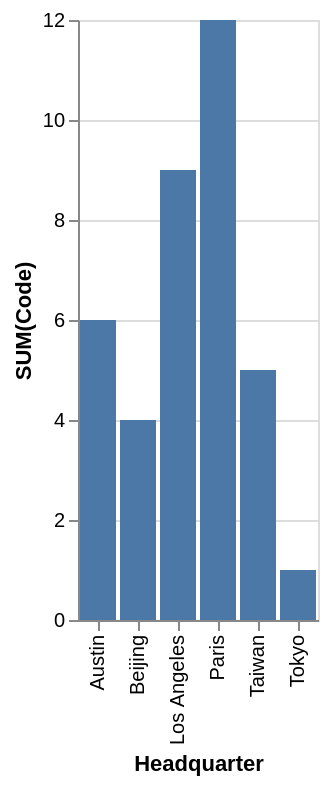

Describe this chart as a Vega-Lite specification.
### Vega-Lite specification from a JSON file in a GitHub repository (floating-point values rounded to 4 significant figures)
{"data": {"values": [{"x_data": "Austin", "y_data": 6}, {"x_data": "Beijing", "y_data": 4}, {"x_data": "Los Angeles", "y_data": 9}, {"x_data": "Paris", "y_data": 12}, {"x_data": "Taiwan", "y_data": 5}, {"x_data": "Tokyo", "y_data": 1}]}, "mark": "bar", "encoding": {"x": {"field": "x_data", "type": "nominal", "title": "Headquarter", "sort": "ascending"}, "y": {"field": "y_data", "type": "quantitative", "title": "SUM(Code)"}}}
